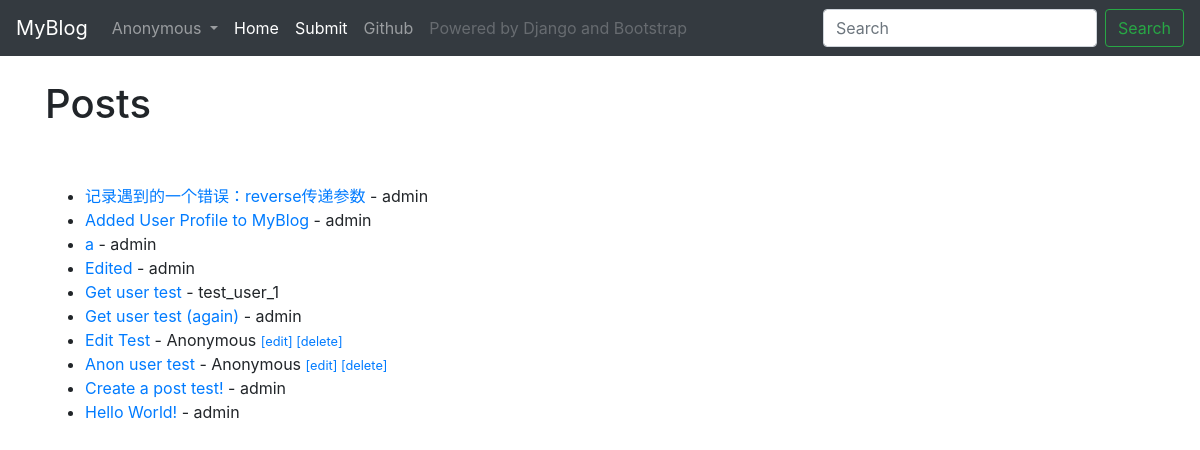
Screenshot of / (signed in) with the database file from the repository.
### blog/models.py (models this page shows, shortened)
class Post(models.Model):
    title = models.CharField(max_length=255)
    author = models.ForeignKey(User, on_delete=models.CASCADE, default=2) #ForeignKey可以连接数据库中其它model
    body = models.TextField()
    date = models.DateTimeField(default=timezone.now())
    is_visible = models.BooleanField(default=True)

### blog/views.py (the view)
# urls.py: path("", HomeView.as_view(), name="home"),
class HomeView(ListView):
    model = Post
    template_name = "home.html"
    ordering = "-date"

### blog/templates/home.html
{% extends 'base.html' %} {% block title %}My Blog - Posts{% endblock %} {% block content %}
<h1>Posts</h1>
<br/>
<br/>
<ul>
    {% for post in object_list %}
        {% if post.is_visible %}
        <li><a href="{% url 'post-detail' post.pk %}">{{ post.title }}</a> - {{ post.author }} {% if request.user == post.author %} <small><a href="{% url 'edit-post' post.pk %}">[edit] </a><a href="{% url 'delete-post' post.pk %}">[delete] </a></small> {% endif %} </li>
        {% endif %}
    {% endfor %}
</ul>
{% endblock %}

### blog/templates/base.html (shortened to what this page needs)
<!doctype html>
<html lang="en">
<head>
    <link rel="stylesheet" href="https://cdn.jsdelivr.net/npm/bootstrap@4.4.1/dist/css/bootstrap.min.css">
</head>
<body>
    <nav class="navbar navbar-expand-lg navbar-dark bg-dark">
        <a class="navbar-brand" href="{% url 'home' %}">MyBlog</a>
        <div class="collapse navbar-collapse" id="navbarSupportedContent">
            <ul class="navbar-nav mr-auto">
                {% if user.is_authenticated %}
                <li class="nav-item dropdown">
                    <a class="nav-link dropdown-toggle" href="#" id="navbarDropdown" role="button" data-toggle="dropdown" aria-haspopup="true" aria-expanded="false">
                        {{ user.username }}
                    </a>
                </li>
                {% endif %}
                <li class="nav-item active">
                    <a class="nav-link" href="{% url 'home' %}">Home <span class="sr-only">(current)</span></a>
                </li>
                <li class="nav-item active">
                    <a class="nav-link" href="{% url 'create-post' %}">Submit <span class="sr-only">(current)</span></a>
                </li>
                <li class="nav-item">
                    <a class="nav-link" href="https://github.com/Morph317/DjangoBlog">Github</a>
                </li>
                <li class="nav-item">
                    <a class="nav-link disabled" href="#" tabindex="-1" aria-disabled="true">Powered by Django and Bootstrap</a>
                </li>
            </ul>
            <form class="form-inline my-2 my-lg-0">
                <input class="form-control mr-sm-2" type="search" placeholder="Search" aria-label="Search">
                <button class="btn btn-outline-success my-2 my-sm-0" type="submit">Search</button>
            </form>
        </div>
    </nav>
    <br/>
    <div class="container">{% block content %} {% endblock %}</div>
</body>
</html>

### rows the page displays
Post: title "记录遇到的一个错误：reverse传递参数", author "admin"
Post: title "Added User Profile to MyBlog", author "admin"
Post: title "a", author "admin"
Post: title "Edited", author "admin"
Post: title "Get user test", author "test_user_1"
Post: title "Get user test (again)", author "admin"
Post: title "Edit Test", author "Anonymous", shows "[edit]"
Post: title "Anon user test", author "Anonymous", shows "[edit]"
Post: title "Create a post test!", author "admin"
Post: title "Hello World!", author "admin"

### other values shown
{{ user.username }} "Anonymous"
